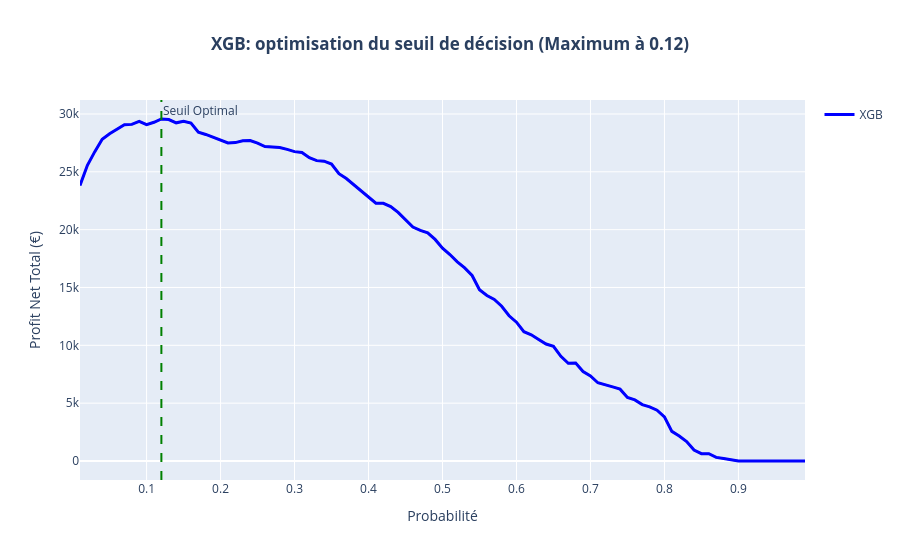

The cell this chart's notebook holds for it:
### Markdown cell above
La simulation par **Top K%** nous a permis d'établir qu'un ciblage des **60 %** de clients les plus risqués permet de maximiser le profit de l'entreprise.  
Il est nécessaire de traduire ce volume global en une règle de décision individuelle : à partir de quel niveau de risque précis un client doit-il recevoir l'offre ?  
La courbe qui suit répond à cette question.

### Code cell
seuil_optimal_XGB, profit_max_XGB, profits_XGB = calculer_seuil(y_test, y_pred_proba_XGB, cout_offre=15, valeur_sauvee=120)
print(f"Seuil XGBoost optimal : {seuil_optimal_XGB:.2f} (soit {seuil_optimal_XGB*100:.0f}%)")
print(f"Profit net maximum généré sur le jeu de test : {profit_max_XGB:,.2f} €")

tracer_courbes_profit_seuils(seuil_optimal_XGB, "XGB", profits_XGB)

### Figure 1 — Plotly figure (JSON) as saved in the notebook; plotly's stock layout.template omitted (floating-point values rounded to 4 significant figures)
{"data": [{"hovertemplate": "Probabilité=%{x}<br>Profit Net Total (€)=%{y}<extra></extra>", "legendgroup": "", "line": {"color": "#636efa", "dash": "solid"}, "marker": {"symbol": "circle"}, "mode": "lines", "name": "", "orientation": "v", "showlegend": false, "type": "scatter", "x": [0.01, 0.02, 0.03, 0.04, 0.05, 0.06, 0.07, 0.08, 0.09, 0.1, 0.11, 0.12, 0.13, 0.14, 0.15, 0.16, 0.17, 0.18, 0.19, 0.2, 0.21, 0.22, 0.23, 0.24, 0.25, 0.26, 0.27, 0.28, 0.29, 0.3, 0.31, 0.32, 0.33, 0.34, 0.35, 0.36, 0.37, 0.38, 0.39, 0.4, 0.41, 0.42, 0.43, 0.44, 0.45, 0.46, 0.47, 0.48, 0.49, 0.5, 0.51, 0.52, 0.53, 0.54, 0.55, 0.56, 0.57, 0.58, 0.59, 0.6, 0.61, 0.62, 0.63, 0.64, 0.65, 0.66, 0.67, 0.68, 0.69, 0.7, 0.71, 0.72, 0.73, 0.74, 0.75, 0.76, 0.77, 0.78, 0.79, 0.8, 0.81, 0.82, 0.83, 0.84, 0.85, 0.86, 0.87, 0.88, 0.89, 0.9, 0.91, 0.92, 0.93, 0.94, 0.95, 0.96, 0.97, 0.98, 0.99], "xaxis": "x", "y": [23820, 25560, 26745, 27810, 28290, 28650, 29070, 29100, 29355, 29070, 29280, 29565, 29520, 29235, 29370, 29220, 28425, 28230, 27990, 27720, 27495, 27525, 27690, 27705, 27480, 27180, 27120, 27105, 26940, 26745, 26670, 26220, 25965, 25920, 25665, 24840, 24420, 23880, 23325, 22755, 22290, 22275, 21990, 21495, 20895, 20220, 19935, 19725, 19155, 18405, 17850, 17220, 16695, 16035, 14805, 14310, 13965, 13380, 12555, 12000, 11175, 10905, 10500, 10110, 9915, 9045, 8445, 8475, 7740, 7350, 6765, 6615, 6405, 6210, 5490, 5280, 4875, 4680, 4395, 3810, 2565, 2160, 1680, 945, 630, 630, 315, 210, 105, 0, 0, 0, 0, 0, 0, 0, 0, 0, 0], "yaxis": "y"}, {"line": {"color": "blue", "width": 3}, "mode": "lines", "name": "XGB", "type": "scatter", "x": [0.01, 0.02, 0.03, 0.04, 0.05, 0.06, 0.07, 0.08, 0.09, 0.1, 0.11, 0.12, 0.13, 0.14, 0.15, 0.16, 0.17, 0.18, 0.19, 0.2, 0.21, 0.22, 0.23, 0.24, 0.25, 0.26, 0.27, 0.28, 0.29, 0.3, 0.31, 0.32, 0.33, 0.34, 0.35, 0.36, 0.37, 0.38, 0.39, 0.4, 0.41, 0.42, 0.43, 0.44, 0.45, 0.46, 0.47, 0.48, 0.49, 0.5, 0.51, 0.52, 0.53, 0.54, 0.55, 0.56, 0.57, 0.58, 0.59, 0.6, 0.61, 0.62, 0.63, 0.64, 0.65, 0.66, 0.67, 0.68, 0.69, 0.7, 0.71, 0.72, 0.73, 0.74, 0.75, 0.76, 0.77, 0.78, 0.79, 0.8, 0.81, 0.82, 0.83, 0.84, 0.85, 0.86, 0.87, 0.88, 0.89, 0.9, 0.91, 0.92, 0.93, 0.94, 0.95, 0.96, 0.97, 0.98, 0.99], "y": [23820, 25560, 26745, 27810, 28290, 28650, 29070, 29100, 29355, 29070, 29280, 29565, 29520, 29235, 29370, 29220, 28425, 28230, 27990, 27720, 27495, 27525, 27690, 27705, 27480, 27180, 27120, 27105, 26940, 26745, 26670, 26220, 25965, 25920, 25665, 24840, 24420, 23880, 23325, 22755, 22290, 22275, 21990, 21495, 20895, 20220, 19935, 19725, 19155, 18405, 17850, 17220, 16695, 16035, 14805, 14310, 13965, 13380, 12555, 12000, 11175, 10905, 10500, 10110, 9915, 9045, 8445, 8475, 7740, 7350, 6765, 6615, 6405, 6210, 5490, 5280, 4875, 4680, 4395, 3810, 2565, 2160, 1680, 945, 630, 630, 315, 210, 105, 0, 0, 0, 0, 0, 0, 0, 0, 0, 0]}], "layout": {"annotations": [{"showarrow": false, "text": "Seuil Optimal", "x": 0.12, "xanchor": "left", "xref": "x", "y": 1, "yanchor": "top", "yref": "y domain"}], "legend": {"tracegroupgap": 0}, "shapes": [{"line": {"color": "green", "dash": "dash"}, "type": "line", "x0": 0.12, "x1": 0.12, "xref": "x", "y0": 0, "y1": 1, "yref": "y domain"}], "title": {"text": "<b>XGB: optimisation du seuil de décision (Maximum à 0.12)", "x": 0.5}, "xaxis": {"anchor": "y", "domain": [0, 1], "title": {"text": "Probabilité"}}, "yaxis": {"anchor": "x", "domain": [0, 1], "title": {"text": "Profit Net Total (€)"}}}}
